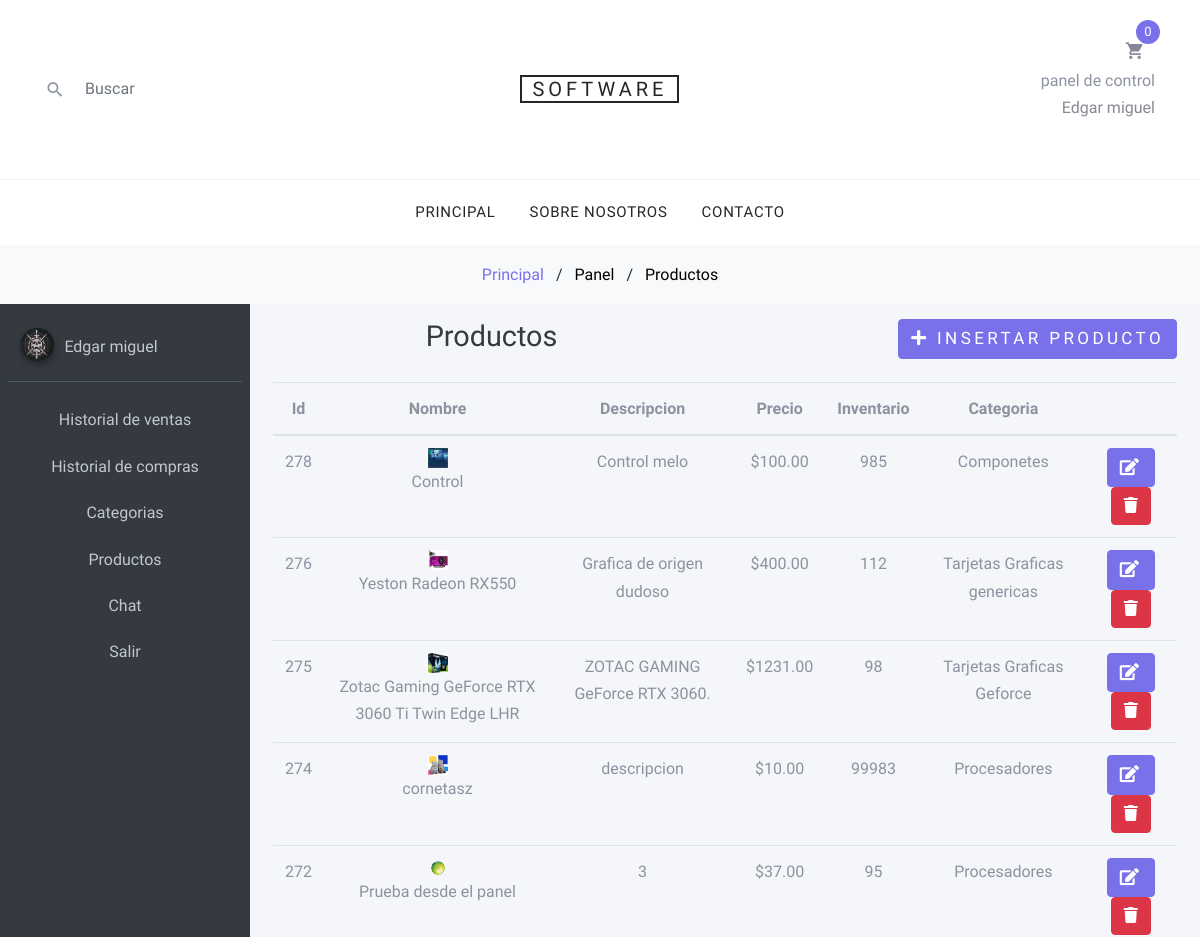
The app's page /productospanel.php (signed in, upper part), older data.
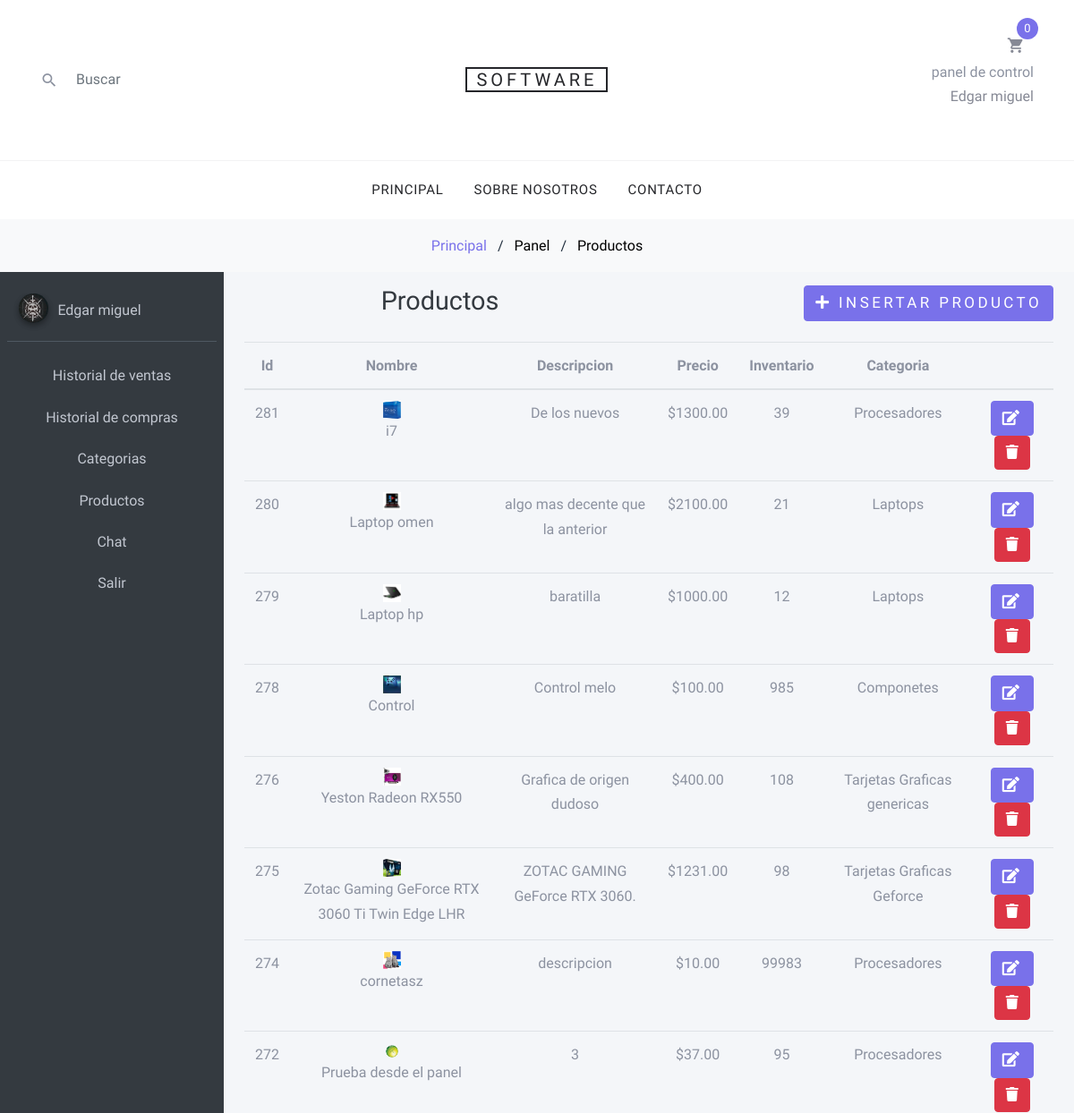
The same page, newer data.
### tables this page shows
CREATE TABLE `productos` (
  `id` int(11) NOT NULL,
  `nombre` varchar(300) NOT NULL,
  `descripcion` text NOT NULL,
  `precio` double NOT NULL,
  `imagen` varchar(200) NOT NULL,
  `inventario` int(11) NOT NULL,
  `id_categoria` int(11) NOT NULL
);

CREATE TABLE `categorias` (
  `id` int(11) NOT NULL,
  `nombre` varchar(100) NOT NULL,
  `descripcion` varchar(400) NOT NULL,
  `imagen` varchar(400) NOT NULL
);

### productospanel.php (the view, shortened to what this page needs)
<?php
  include "./php/conexion.php";
  $resultado = $conexion ->query("
    select productos.*, categorias.nombre as catego  from
    productos
    inner join categorias on productos.id_categoria = categorias.id
    order by id DESC")or die($conexion->error);
?>
<!DOCTYPE html>
<html>
<head>
  <link rel="stylesheet" href="./dashboard/plugins/fontawesome-free/css/all.min.css">
  <link rel="stylesheet" href="./dashboard/dist/css/adminlte.min.css">
    <link rel="stylesheet" href="fonts/icomoon/style.css">
    <link rel="stylesheet" href="css/bootstrap.min.css">
    <link rel="stylesheet" href="css/magnific-popup.css">
    <link rel="stylesheet" href="css/jquery-ui.css">
    <link rel="stylesheet" href="css/owl.carousel.min.css">
    <link rel="stylesheet" href="css/owl.theme.default.min.css">
    <link rel="stylesheet" href="css/aos.css">
    <link rel="stylesheet" href="css/style.css">
 <link rel="stylesheet" href="ccs/estilos.css">
</head>
<body >
<div class="wrapper">
  <?php include "./layouts/header.php";?>
  <div class="bg-light py-3">
      <div class="container">
        <div class="row">
          <div class="col-md-12 mb-0"><a href="index.php">Principal</a> <span class="mx-2 mb-0">/</span>
           <strong class="text-black">Panel</strong>
           <span class="mx-2 mb-0">/</span> <strong class="text-black">Productos</strong></div>
        </div>
      </div>
    </div>
  <div class="wrapper">
  <?php include "./layouts/admin/header.php"; ?>
  <div class="content-wrapper">
    <div class="content-header">
      <div class="container-fluid">
        <div class="row mb-2">
          <div class="col-sm-6">
            <h1 class="m-0 text-dark">Productos</h1>
          </div>
          <div class="col-sm-6 text-right">
             <button type="button" class="btn btn-primary" data-toggle="modal" data-target="#exampleModal">
              <i class="fa fa-plus"></i> Insertar Producto
            </button>
          </div>
        </div>
      </div>
    </div>
    <section class="content">
      <div class="container-fluid">
          <table class="table">
            <thead>
              <tr>
                <th>Id</th>
                <th>Nombre</th>
                <th>Descripcion</th>
                <th>Precio</th>
                <th>Inventario</th>
                <th>Categoria</th>
                <th></th>
              </tr>
            </thead>
            <tbody>
                  <?php
                    while($f = mysqli_fetch_array($resultado)){
                  ?>
                   <tr>
                      <td><?php echo $f['id'];?></td>
                      <td>
                        <img src="./images/<?php echo $f['imagen'];?>" width="20px" height="20px" alt="">
                        <?php echo $f['nombre'];?>
                      </td>
                      <td><?php echo $f['descripcion'];?></td>
                      <td>$<?php echo number_format($f['precio'],2,'.','');?></td>
                      <td><?php echo $f['inventario'];?></td>
                      <td><?php echo $f['catego'];?></td>
                      <td>
                        <button class="btn btn-primary btn-small btnEditar"
                          data-id="<?php echo $f['id']; ?>"
                          data-nombre="<?php echo $f['nombre']; ?>"
                          data-descripcion="<?php echo $f['descripcion']; ?>"
                          data-inventario="<?php echo $f['inventario']; ?>"
                          data-categoria="<?php echo $f['id_categoria']; ?>"
                          data-precio="<?php echo $f['precio']; ?>"
                          data-toggle="modal" data-target="#modalEditar">
                          <i class="fa fa-edit"></i>
                        </button>
                        <button class="btn btn-danger btn-small btnEliminar"
                          data-id="<?php echo $f['id']; ?>"
                          data-toggle="modal" data-target="#modalEliminar">
                          <i class="fa fa-trash"></i>
                        </button>
                      </td>
                    </tr>
                <?php
                   }
                ?>
            </tbody>
          </table>
      </div>
    </section>
  </div>
</div>
</body>
</html>

Row changes from the older to the newer data that the page shows:
added productos: id "281", imagen (picture), nombre "i7", descripcion "De los nuevos", precio "1300.00", inventario "39", id_categoria.nombre "Procesadores"
added productos: id "280", imagen (picture), nombre "Laptop omen", descripcion "algo mas decente que la anterior", precio "2100.00", inventario "21", id_categoria.nombre "Laptops"
added productos: id "279", imagen (picture), nombre "Laptop hp", descripcion "baratilla", precio "1000.00", inventario "12", id_categoria.nombre "Laptops"
changed productos "Yeston Radeon RX550": inventario "112" → "108"
